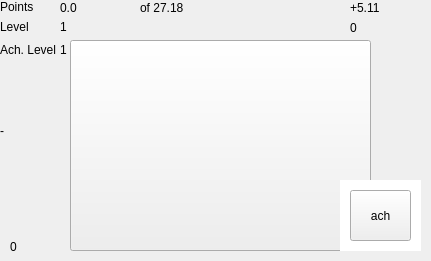
<?xml version="1.0" encoding="UTF-8"?>
<ui version="4.0">
 <class>MainWindow</class>
 <widget class="QMainWindow" name="MainWindow">
  <property name="geometry">
   <rect>
    <x>0</x>
    <y>0</y>
    <width>431</width>
    <height>261</height>
   </rect>
  </property>
  <property name="windowTitle">
   <string>MainWindow</string>
  </property>
  <widget class="QWidget" name="centralWidget">
   <widget class="QPushButton" name="pushButton">
    <property name="geometry">
     <rect>
      <x>70</x>
      <y>40</y>
      <width>301</width>
      <height>211</height>
     </rect>
    </property>
    <property name="text">
     <string/>
    </property>
   </widget>
   <widget class="QPushButton" name="pushButton_BuyAchive">
    <property name="geometry">
     <rect>
      <x>350</x>
      <y>190</y>
      <width>61</width>
      <height>51</height>
     </rect>
    </property>
    <property name="text">
     <string>ach</string>
    </property>
   </widget>
   <widget class="QLabel" name="label">
    <property name="geometry">
     <rect>
      <x>0</x>
      <y>0</y>
      <width>47</width>
      <height>13</height>
     </rect>
    </property>
    <property name="text">
     <string>Points</string>
    </property>
   </widget>
   <widget class="QLabel" name="label_2">
    <property name="geometry">
     <rect>
      <x>0</x>
      <y>20</y>
      <width>47</width>
      <height>13</height>
     </rect>
    </property>
    <property name="text">
     <string>Level</string>
    </property>
   </widget>
   <widget class="QLabel" name="label_Money">
    <property name="geometry">
     <rect>
      <x>60</x>
      <y>0</y>
      <width>71</width>
      <height>16</height>
     </rect>
    </property>
    <property name="text">
     <string>0.0</string>
    </property>
   </widget>
   <widget class="QLabel" name="label_Level">
    <property name="geometry">
     <rect>
      <x>60</x>
      <y>20</y>
      <width>47</width>
      <height>13</height>
     </rect>
    </property>
    <property name="text">
     <string>1</string>
    </property>
   </widget>
   <widget class="QLabel" name="label_AddMoneyIndicator">
    <property name="geometry">
     <rect>
      <x>350</x>
      <y>0</y>
      <width>71</width>
      <height>16</height>
     </rect>
    </property>
    <property name="text">
     <string>+5.11</string>
    </property>
   </widget>
   <widget class="QLabel" name="label_nextLevelExpIndicator">
    <property name="geometry">
     <rect>
      <x>140</x>
      <y>0</y>
      <width>101</width>
      <height>16</height>
     </rect>
    </property>
    <property name="text">
     <string>of 27.18</string>
    </property>
   </widget>
   <widget class="QLabel" name="label_curClickSlide">
    <property name="geometry">
     <rect>
      <x>350</x>
      <y>40</y>
      <width>71</width>
      <height>16</height>
     </rect>
    </property>
    <property name="text">
     <string>0</string>
    </property>
   </widget>
   <widget class="QLabel" name="label_3">
    <property name="geometry">
     <rect>
      <x>0</x>
      <y>40</y>
      <width>61</width>
      <height>20</height>
     </rect>
    </property>
    <property name="text">
     <string>Ach. Level</string>
    </property>
   </widget>
   <widget class="QLabel" name="label_AchiveLevel">
    <property name="geometry">
     <rect>
      <x>60</x>
      <y>40</y>
      <width>51</width>
      <height>20</height>
     </rect>
    </property>
    <property name="text">
     <string>1</string>
    </property>
   </widget>
   <widget class="QLCDNumber" name="lcdNumber_myGameTime">
    <property name="geometry">
     <rect>
      <x>140</x>
      <y>220</y>
      <width>121</width>
      <height>31</height>
     </rect>
    </property>
    <property name="frameShape">
     <enum>QFrame::NoFrame</enum>
    </property>
    <property name="lineWidth">
     <number>1</number>
    </property>
    <property name="smallDecimalPoint">
     <bool>false</bool>
    </property>
    <property name="segmentStyle">
     <enum>QLCDNumber::Flat</enum>
    </property>
   </widget>
   <widget class="QLabel" name="label_gameEnd">
    <property name="geometry">
     <rect>
      <x>140</x>
      <y>80</y>
      <width>161</width>
      <height>81</height>
     </rect>
    </property>
    <property name="font">
     <font>
      <pointsize>28</pointsize>
     </font>
    </property>
    <property name="text">
     <string>The end!</string>
    </property>
    <property name="textFormat">
     <enum>Qt::AutoText</enum>
    </property>
   </widget>
   <widget class="QLabel" name="label_AddPointAchiveIndecator">
    <property name="geometry">
     <rect>
      <x>350</x>
      <y>20</y>
      <width>71</width>
      <height>16</height>
     </rect>
    </property>
    <property name="text">
     <string>0</string>
    </property>
   </widget>
   <widget class="QLabel" name="label_picture">
    <property name="geometry">
     <rect>
      <x>0</x>
      <y>0</y>
      <width>431</width>
      <height>261</height>
     </rect>
    </property>
    <property name="text">
     <string>-</string>
    </property>
   </widget>
   <widget class="QPushButton" name="pushButton_2">
    <property name="geometry">
     <rect>
      <x>130</x>
      <y>140</y>
      <width>101</width>
      <height>61</height>
     </rect>
    </property>
    <property name="text">
     <string>Play!</string>
    </property>
   </widget>
   <widget class="QLabel" name="label_frameIndicator">
    <property name="geometry">
     <rect>
      <x>10</x>
      <y>240</y>
      <width>47</width>
      <height>13</height>
     </rect>
    </property>
    <property name="text">
     <string>0</string>
    </property>
   </widget>
   <widget class="QGraphicsView" name="graphicsView">
    <property name="geometry">
     <rect>
      <x>340</x>
      <y>180</y>
      <width>81</width>
      <height>71</height>
     </rect>
    </property>
    <property name="frameShape">
     <enum>QFrame::NoFrame</enum>
    </property>
    <property name="frameShadow">
     <enum>QFrame::Sunken</enum>
    </property>
    <property name="lineWidth">
     <number>1</number>
    </property>
    <property name="verticalScrollBarPolicy">
     <enum>Qt::ScrollBarAlwaysOff</enum>
    </property>
    <property name="horizontalScrollBarPolicy">
     <enum>Qt::ScrollBarAlwaysOff</enum>
    </property>
    <property name="sizeAdjustPolicy">
     <enum>QAbstractScrollArea::AdjustToContents</enum>
    </property>
    <property name="cacheMode">
     <set>QGraphicsView::CacheBackground</set>
    </property>
   </widget>
   <zorder>label_picture</zorder>
   <zorder>label</zorder>
   <zorder>label_2</zorder>
   <zorder>label_Money</zorder>
   <zorder>label_Level</zorder>
   <zorder>label_AddMoneyIndicator</zorder>
   <zorder>label_nextLevelExpIndicator</zorder>
   <zorder>label_curClickSlide</zorder>
   <zorder>label_3</zorder>
   <zorder>label_AchiveLevel</zorder>
   <zorder>lcdNumber_myGameTime</zorder>
   <zorder>label_gameEnd</zorder>
   <zorder>label_AddPointAchiveIndecator</zorder>
   <zorder>pushButton_2</zorder>
   <zorder>pushButton</zorder>
   <zorder>label_frameIndicator</zorder>
   <zorder>graphicsView</zorder>
   <zorder>pushButton_BuyAchive</zorder>
  </widget>
 </widget>
 <layoutdefault spacing="6" margin="11"/>
 <resources/>
 <connections/>
</ui>
